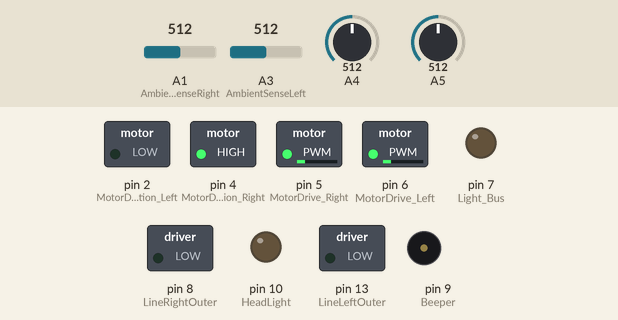
Simulated run of this sketch. Board: Arduino Uno, built with avr-gcc and run on an emulated ATmega328P. Shown: switched loads named in the sketch (green lamp = pin HIGH), output pins drawn as LEDs (lit = HIGH), buzzer (waves = sounding, pin HIGH). Inputs (shaded band) come from the test bench; at power-on: A1 (AmbientSenseRight) = 512, A3 (AmbientSenseLeft) = 512, A4 = 512, A5 = 512. Random numbers use the default seed unless the sketch sets one; pins used as bus, display or sensor lines are not drawn.

Above: at 0.15 s.
At 0.45 s:
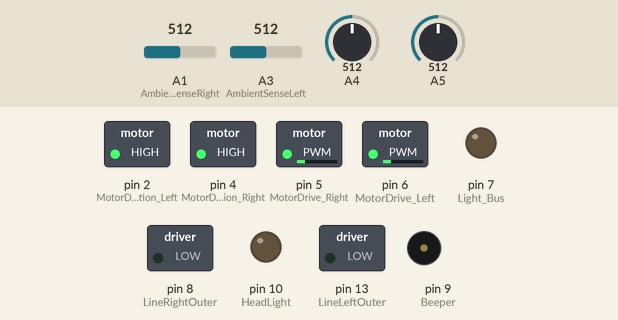
Timing chart, 0 to 3.1 s (numbered marks = the images above):
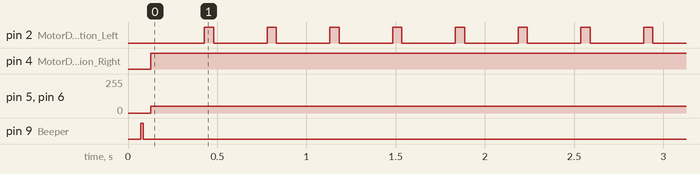

Measured:
- by itself, pin 2 (MotorDirection_Left): alternates HIGH for 0.05 s and LOW for 0.30 s
- by itself, pin 4 (MotorDirection_Right): LOW → HIGH at 0.13 s
- by itself, pin 5 (MotorDrive_Right), pin 6 (MotorDrive_Left): 0/255 → 50/255 at 0.13 s

The sketch:

WinkHardware.ino
```cpp
// (licence header left out)
#include "WinkHardware.h"
#include <Adafruit_NeoPixel.h>
#include <EEPROM.h>

// ***************************************************
// Wink Hardware Initialization
// ***************************************************

void hardwareBegin(void){//Ver. 1.0, Kevin King

  pinMode(MotorDirection_Left, OUTPUT);
  pinMode(MotorDirection_Right, OUTPUT);
  analogWrite(MotorDrive_Left,0);  //make sure motors are stopped
  analogWrite(MotorDrive_Right,0); //make sure motors are stopped
  pinMode(Beeper,OUTPUT);
  digitalWrite(Beeper, LOW);
  pinMode(HeadLight,OUTPUT);
  digitalWrite(HeadLight, LOW);
  pinMode(LineLeftOuter,OUTPUT);
  digitalWrite(LineLeftOuter, LOW);
  pinMode(LineLeftInner,OUTPUT);
  digitalWrite(LineLeftInner, LOW);
  pinMode(LineRightOuter,OUTPUT);
  digitalWrite(LineRightOuter, LOW);
  pinMode(LineRightInner,OUTPUT);
  digitalWrite(LineRightInner, LOW);
  pinMode(ExtIO, INPUT_PULLUP);
  pinMode(Light_Bus, OUTPUT);
  digitalWrite(Light_Bus, LOW);

  pinMode(Button,INPUT);
  eyesOff();
  Serial.begin(SERIAL_SPEED);

}

// ***************************************************
// End of Wink Hardware Initialization
// ***************************************************


// ***************************************************
// Wink General Functionality
// ***************************************************

char buttonPressed(void){//Ver. 1.0, Dustin Soodak
  return (digitalRead(Button)==1);  // returns 1 (or "true") if button is being pressed.
                                    // returns 0 (or "false") if not pressed.
}

void waitForButton(void){  // Ver 1.0, Kevin King
  while(!buttonPressed()){          // waits for button to be pressed
    //do nothing (while waiting for button press)
  }
}

void beep(int beepTime){  // Ver 1.0, Kevin King
  if ((lastBeep+50) > millis()){
    delay((lastBeep+70)-millis());
  }
  if (beepTime > MAX_BEEP_TIME){
    beepTime = MAX_BEEP_TIME;
  }
  if (beepTime < MIN_BEEP_TIME){
    beepTime = MIN_BEEP_TIME;
  }
  digitalWrite(Beeper, HIGH);
  delay(beepTime);
  digitalWrite(Beeper, LOW);
  lastBeep = millis();
}

void beepOn(void){
  digitalWrite(Beeper, HIGH);
}

void beepOff(void){
  digitalWrite(Beeper, LOW);
}

void accelerateMotors(int startSpeed, int finalSpeed, int duration){  // Ver 1.0 Kevin King
  int i;
  int stepCount;
  int stepTime;
  stepCount = abs(finalSpeed-startSpeed);
  stepTime = duration/stepCount;

  if (finalSpeed>startSpeed){                     //if final speed > start speed
      for (i=startSpeed; i<= finalSpeed; i++){    //start low and increment up
        motors(i,i);
        delay(stepTime);
      }
  }
  else {
      for (i=startSpeed; i>= finalSpeed; i--){   //else start high and decrement down
        motors(i,i);
        delay(stepTime);
      }
  }
}

void spinLeft(int spinSpeed){
  motors(-spinSpeed,spinSpeed);
}

void spinRight(int spinSpeed){
  motors(spinSpeed,-spinSpeed);
}

void beStill(void){
  motors(0,0);
}

void motors(int LeftMotorSpeed, int RightMotorSpeed){//Ver. 1.1, Dustin Soodak

  if(LeftMotorSpeed>MOTOR_MAX)
    LeftMotorSpeed=MOTOR_MAX;
  if(LeftMotorSpeed<-MOTOR_MAX)
    LeftMotorSpeed=-MOTOR_MAX;
  if(RightMotorSpeed>MOTOR_MAX)
    RightMotorSpeed=MOTOR_MAX;
  if(RightMotorSpeed<-MOTOR_MAX)
    RightMotorSpeed=-MOTOR_MAX;

  if(LeftMotorSpeed<0){
    digitalWrite(MotorDirection_Left,0);
    //Serial.print("left - ");
  }
  else{
    digitalWrite(MotorDirection_Left,1);
  }
  if(RightMotorSpeed<0){
    digitalWrite(MotorDirection_Right,0);
  }
  else{
    digitalWrite(MotorDirection_Right,1);
  }
  analogWrite(MotorDrive_Left,abs(LeftMotorSpeed));
  analogWrite(MotorDrive_Right,abs(RightMotorSpeed));

  presentSpeedRight = RightMotorSpeed;     //update global variables
  presentSpeedLeft = LeftMotorSpeed;       //update global variables

}

// ***************************************************
// End of Wink General Functionality
// ***************************************************


// ***************************************************
// Simple Read Functions (returns simple values for sensors)
// ***************************************************
  //returns 8-bit values (0 to 255) for sensor reads
byte simpleLightLevelRight(void){
  int level;
  char x;
  char eyesWereOn=0;
  for(x=1;x<=6;x++){
    if(eyesColor[x]>0){
      eyesWereOn=1;
      Serial.print("o");
    }
  }
  if(eyesWereOn!=0){
    eyesOff();
    delay(1);  // allow sensor to stabalize
  }
  level = analogRead(AmbientSenseRight);
  level = level/4;
  if(eyesWereOn!=0){
    eyesPrevCol();
  }
  return level;
}

byte simpleLightLevelLeft(void){
  int level;
  char x;
  char eyesWereOn=0;
  for(x=1;x<=6;x++){
    if(eyesColor[x]>0){
      eyesWereOn=1;
      Serial.print("o");
    }
  }
  if(eyesWereOn!=0){
    eyesOff();
    delay(1);  // allow sensor to stabalize
  }
  level = analogRead(AmbientSenseLeft);
  level = level/4;
  if(eyesWereOn!=0){
    eyesPrevCol();
  }
  return level;
}

  //extern char simpleLeftLightLevel(void);
  //extern char simpleCenterLightLevel(void);

// ***************************************************
// end Simple Read Functions
// ***************************************************


// ***************************************************
// Eye Functions
// ***************************************************

void eyesOff(void){//Ver. 1.0, Kevin King    //turns off a specific pixel
  setPixelRGB(0,0,0,0);                             //turn off left eye
  setPixelRGB(1,0,0,0);                             //turn off right eye
}

void leftOff(void){//Ver. 1.0, Kevin King    //turns off a specific pixel
  setPixelRGB(1,0,0,0);                             //turn off left eye
}

void rightOff(void){//Ver. 1.0, Kevin King    //turns off a specific pixel
  setPixelRGB(0,0,0,0);                             //turn off right eye
}

void eyesPrevCol(void){
  setPixelRGB(1,eyesPrevColor[1],eyesPrevColor[0],eyesPrevColor[2]);  //recall left eye color from last time it was updated
  setPixelRGB(0,eyesPrevColor[4],eyesPrevColor[3],eyesPrevColor[5]);  //recall right eye color from last time it was updated
}

void leftOn(void){
  setPixelRGB(1,eyesColor[1],eyesColor[0],eyesColor[2]);  //recall left eye color from last time it was updated
}

void rightOn(void){
  setPixelRGB(0,eyesColor[4],eyesColor[3],eyesColor[5]);  //recall right eye color from last time it was updated
}

// Make eyes a random color
void randomEyes(void){//Ver. 1.0, Kevin King             //Sets the pair of eyes to a random color
  int red, green, blue;
  red = random(120);
  green = random(120);
  blue = random(120);
  eyesRGB(red,green,blue);
}

void randomLeft(void){//Ver. 1.0, Kevin King             //Sets the pair of eyes to a random color
  int red, green, blue;
  red = random(120);
  green = random(120);
  blue = random(120);
  leftRGB(red,green,blue);
}

void randomRight(void){//Ver. 1.0, Kevin King             //Sets the pair of eyes to a random color
  int red, green, blue;
  red = random(120);
  green = random(120);
  blue = random(120);
  rightRGB(red,green,blue);
}


// Easy functions for common light colors
void eyesRed(byte brightness){
  eyesRGB(brightness,0,0);
}

void eyesGreen(byte brightness){
  eyesRGB(0,brightness,0);
}

void eyesBlue(byte brightness){
  eyesRGB(0,0,brightness);
}

void eyesPurple(byte brightness){
  byte n;
  n=brightness/2;
  eyesRGB(n,0,brightness);
}

void eyesPink(byte brightness){
  byte n;
  n=brightness/2;
  eyesRGB(brightness,0,n);
}

void eyesYellow(byte brightness){
  eyesRGB(brightness,brightness,0);
}

void eyesOrange(byte brightness){
  byte n;
  n=brightness/4;
  eyesRGB(brightness,n,0);
}

void eyesCyan(byte brightness){
  eyesRGB(0,brightness,brightness);
}

void eyesWhite(byte brightness){
  eyesRGB(brightness,brightness,brightness);
}

//left eye colors
void leftRed(byte brightness){
  leftRGB(brightness,0,0);
}

void leftGreen(byte brightness){
  leftRGB(0,brightness,0);
}

void leftBlue(byte brightness){
  leftRGB(0,0,brightness);
}

void leftPurple(byte brightness){
  byte n;
  n=brightness/2;
  leftRGB(n,0,brightness);
}

void leftPink(byte brightness){
  byte n;
  n=brightness/2;
  leftRGB(brightness,0,n);
}

void leftYellow(byte brightness){
  leftRGB(brightness,brightness,0);
}

void leftOrange(byte brightness){
  byte n;
  n=brightness/4;
  leftRGB(brightness,n,0);
}

void leftCyan(byte brightness){
  leftRGB(0,brightness,brightness);
}

void leftWhite(byte brightness){
  leftRGB(brightness,brightness,brightness);
}

//right eye colors
void rightRed(byte brightness){
  rightRGB(brightness,0,0);
}

void rightGreen(byte brightness){
  rightRGB(0,brightness,0);
}

void rightBlue(byte brightness){
  rightRGB(0,0,brightness);
}

void rightPurple(byte brightness){
  byte n;
  n=brightness/2;
  rightRGB(n,0,brightness);
}

void rightPink(byte brightness){
  byte n;
  n=brightness/2;
  rightRGB(brightness,0,n);
}

void rightYellow(byte brightness){
  rightRGB(brightness,brightness,0);
}

void rightOrange(byte brightness){
  byte n;
  n=brightness/4;
  rightRGB(brightness,n,0);
}

void rightCyan(byte brightness){
  rightRGB(0,brightness,brightness);
}

void rightWhite(byte brightness){
  rightRGB(brightness,brightness,brightness);
}

/// lower level functions to control eyes
void eyesRGB(byte red, byte green, byte blue){//Ver. 1.0, Kevin King     //makes eyes the given color, automatically calls refreshPixels()
  updateEyesPrevColor();
  setPixelRGB(1,green,red,blue);                            //set left eye
  setPixelRGB(0,green,red,blue);                            //set right eye
  eyesColor[0]=red; eyesColor[1]=green; eyesColor[2]=blue;  //save present left eye color to holding array eyesColor
  eyesColor[3]=red; eyesColor[4]=green; eyesColor[5]=blue;  //save present right eye color to holding array eyesColor
}

void leftEye(byte Red, byte Green, byte Blue){//Ver. 1.0, Kevin King     //makes left eye the given color, automatically calls refreshPixels()
  updateEyesPrevColor();
  setPixelRGB(1,Green,Red,Blue);                            //set left eye
  eyesColor[0]=Red; eyesColor[1]=Green; eyesColor[2]=Blue;  //save present left eye color to holding array eyesColor
}

void rightEye(byte Red, byte Green, byte Blue){//Ver. 1.0, Kevin King     //makes right eye the given color, automatically calls refreshPixels()
  updateEyesPrevColor();
  setPixelRGB(0,Green,Red,Blue);                            //set right eye
  eyesColor[3]=Red; eyesColor[4]=Green; eyesColor[5]=Blue;  //save present right eye color to holding array eyesColor
}

void leftRGB(byte Red, byte Green, byte Blue){//Ver. 1.0, Kevin King     //makes left eye the given color, automatically calls refreshPixels()
  updateEyesPrevColor();
  setPixelRGB(1,Green,Red,Blue);                            //set left eye
  eyesColor[0]=Red; eyesColor[1]=Green; eyesColor[2]=Blue;  //save present left eye color to holding array eyesColor
}

void rightRGB(byte Red, byte Green, byte Blue){//Ver. 1.0, Kevin King     //makes right eye the given color, automatically calls refreshPixels()
  updateEyesPrevColor();
  setPixelRGB(0,Green,Red,Blue);                            //set right eye
  eyesColor[3]=Red; eyesColor[4]=Green; eyesColor[5]=Blue;  //save present right eye color to holding array eyesColor
}

void updateEyesPrevColor(void){
  char index;
  for(index=0;index<6;index++){
    if(eyesPrevColor[index]!=eyesColor[index])eyesPrevColor[index]=eyesColor[index];
  }
  //if(eyesPrevColor[1]!=eyesColor[1])eyesPrevColor[1]=eyesColor[1];
  //eyesPrevColor[0]=eyesColor[0]; eyesPrevColor[1]=eyesColor[1]; eyesPrevColor[2]=eyesColor[2];  //save present left eye color to holding array eyesPrevColor
  //eyesPrevColor[3]=eyesColor[3]; eyesPrevColor[4]=eyesColor[4]; eyesPrevColor[5]=eyesColor[5];  //save present right eye color to holding array eyesPrevColor
}

// ***************************************************
// end Eye Functions
// ***************************************************


// ***************************************************
// Wink Eye "NeoPixel" Functions
// ***************************************************

// These functions use the Adafruit NeePixel Libraray https://github.com/adafruit/Adafruit_NeoPixel

Adafruit_NeoPixel pixels = Adafruit_NeoPixel(NUM_PIXELS, Light_Bus, NEO_GRB + NEO_KHZ800);

void setPixelRGB(int Pixel, int Red, int Green, int Blue){//Ver. 1.0, Dustin Soodak
  if(Pixel>1)
    Pixel=1;
  if(Pixel<0)
    Pixel=0;
  pixels.setPixelColor(Pixel, pixels.Color(Red,Green,Blue));
  pixels.show();
}

void setAllPixelsRGB(int Red, int Green, int Blue){//Ver. 1.0, Dustin Soodak
  char i;
  for(i=0;i<NUM_PIXELS;i++){
    pixels.setPixelColor(i, pixels.Color(Red,Green,Blue));
  }
  pixels.show();
}

void refreshPixels(void){//Ver. 1.0, Dustin Soodak
  pixels.show();
}

// ***************************************************
// End of Wink Eye "NeoPixel" Functions
// ***************************************************


// ***************************************************
// IR
// ***************************************************

void TxIR(unsigned char *Data, int Length){//Ver. 1.2, Dustin Soodak
    int i;
    char j;
    const uint16_t Freq=38000,UsOn=10; //For R2=2k pull up, 8 us delay before pin falls. Inputs (28000,5) give a decent square wave in this case.
    RxIRStop();
    //EnableIROutputs(1);
    ModulateIR(Freq,UsOn);    //start sending 38 kHz carrier
    delayMicroseconds(9000);
    //EnableIROutputs(0);               //EnableIROutputs(0) turns off IR 38khz out but this makes receiver voltage go high.
    ModulateIR(Freq, 0);      //stop sending 38 kHz carrier
    delayMicroseconds(4500);
    //EnableIROutputs(1);
    ModulateIR(Freq,UsOn);    //start sending 38 kHz carrier
    delayMicroseconds(455); //520
    for(i=0;i<Length;i++){
      for(j=0;j<8;j++){
        //EnableIROutputs(0);
        ModulateIR(Freq, 0);      //stop sending 38 kHz carrier
        if((Data[i])&(1<<j))
          delayMicroseconds(1620);  //1610
        else
          delayMicroseconds(510);   //580
        //EnableIROutputs(1);
        ModulateIR(Freq,UsOn);    //start sending 38 kHz carrier
        delayMicroseconds(455);  //520
      }
    }//end for(i=0;i<Length;i++)
    //ModulateIR(38000, 0);
    ModulateIR(Freq, 0);      //stop sending 38 kHz carrier
    //EnableIROutputs(1);
}//end TxIR()

void ModulateIR(unsigned int Frequency, unsigned int OnTime){//Ver. 1.0, Dustin Soodak
  //ModulateIR(38000,6) seems to produce best square wave for 38kHz.
  //Frequency is in Hz
  //OnTime is in units of UsOn
  uint16_t temp;
  uint16_t period,dutycycle;
  uint8_t prescalerbits;
  if(OnTime>100)
    OnTime=100;
  if (F_CPU/Frequency/2>=0x10000){
    if(F_CPU/Frequency/2>=0x10000*8){
        prescalerbits=0b011;//prescaler 64
        period=F_CPU/Frequency/(2*16);
        dutycycle=F_CPU/1000000*OnTime/2/64;
    }
    else{
      prescalerbits = 0b010;// prescaler 8
      period=F_CPU/Frequency/(2*8);
      dutycycle=F_CPU/1000000*OnTime/2/8;
    }
  }
  else{
    prescalerbits = 0b001;  //on but no prescaling
    period=F_CPU/Frequency/(2*1);
    dutycycle=F_CPU/1000000*OnTime/2/1;
  }
  if(OnTime==0){
    TCCR1A=0;
    TCCR1B=0;
    pinMode(Beeper,INPUT);

    //Serial.println("off");
  }
  else{
    TCCR1B&=~0b00000111;//turn off timer
    ICR1=period;
    OCR1B=dutycycle;
    TCCR1A = (0b10<<4) | 0b10;//COM1B1 COM1B0, and WGM11 WGM10
    TCCR1B = (0b10<<3) | prescalerbits;//WGM13 WGM12, and off/(on with prescaler)
  }
}

void TxIRKey(byte key){//Ver. 1.0, Kevin King
  if(key<1){
    // do nothing
  }
  else if(key>21){
    // do nothing
  }
  else{     // actually send IR key if it was within correct range
  key-=1;   //subract 1 from key number so it matches array IRRemoteButtons
  irData[0]=0x00;irData[1]=0xFF;     // all remote keys begin with 0x00, 0xFF
  irData[2]=IRRemoteButtons[key][0]; // add 3rd value
  irData[3]=IRRemoteButtons[key][1]; // add 4th value
  TxIR(irData,4);                    // actually transmit via any enabled IR sources
  }
}//end TxIRKey()

int IRTransitionCount=0;
char IRBitNum=0,IRByte=0,IRNumOfBytes=0;
unsigned char IRBytes[20];
uint16_t IRPrevTime=0,IRTime;
uint32_t MsAtLastIR=0;//used for end of communication timeout
volatile char IRReceiving=0;
char IRActive=0;
char IRMaxByteCount=4;


void RxIRRestart(char BytesToLookFor){//Ver. 1.2, Dustin Soodak
  int i;
  detachInterrupt(1);//interrupt 1 is I/O 3 which is _38kHz_R
  TCCR1A = 0x00;          // COM1A1=0, COM1A0=0 => Disconnect Pin OC1 from Timer/Counter 1 -- PWM11=0,PWM10=0 => PWM Operation disabled
  // ICNC1=0 => Capture Noise Canceler disabled -- ICES1=0 => Input Capture Edge Select (not used) -- CTC1=0 => Clear Timer/Counter 1 on Compare/Match
  // CS12=0 CS11=1 CS10=1 => Set prescaler to clock/64
  TCCR1B = 0x03;          // 8MHz clock with prescaler 0x03 means TCNT1 increments every 8uS
  // ICIE1=0 => Timer/Counter 1, Input Capture Interrupt Enable -- OCIE1A=0 => Output Compare A Match Interrupt Enable -- OCIE1B=0 => Output Compare B Match Interrupt Enable
  // TOIE1=0 => Timer 1 Overflow Interrupt Enable
  TIMSK1 = 0x00;
  pinMode(_38kHz_Rx, INPUT_PULLUP);
  IRReceiving=0;
  IRTransitionCount=0;
  IRPrevTime=0;
  MsAtLastIR=0;IRBitNum=0;IRByte=0;IRNumOfBytes=0;
  IRActive=1;
  IRMaxByteCount=BytesToLookFor;
  attachInterrupt(1, IRHandler, CHANGE);//interrupt 1 is I/O 3 which is _38kHz_Rx
}
void RxIRStop(void){//Ver. 1.2, Dustin Soodak
  detachInterrupt(1);//interrupt 1 is I/O 3 which is _38kHz_Rx
  TCCR1B=0;//turn off timer
  pinMode(_38kHz_Rx, INPUT_PULLUP);

  MsAtLastIR=0;//so IRHandler() recognizes it as first falling edge of next transition
  IRReceiving=0;
  IRActive=0;
  IRTransitionCount=0;//so IsIRDone() does not expect anything just because RxIRStop() called.
}

// Infrared transmit and recieve functions are based on:
//http://playground.arduino.cc/Code/InfraredReceivers by Paul Malmsten
//https://github.com/z3t0/Arduino-IRremote by Ken Shirriff

void IRHandler(void){//Ver. 2.0, Dustin Soodak, Kevin King
  //using interrupt 1 is I/O 3 which is _38kHz_Rx
  int16_t dTime;
  char Level;
  noInterrupts();
  IRTime=TCNT1;

  Level=digitalRead(_38kHz_Rx);

  if(!Level){//note; 38khz IR signal makes level go low
    IRReceiving=1;
  }
  if((millis()-MsAtLastIR>15) && (IRNumOfBytes<IRMaxByteCount)) {//should never be more than 9 inside valid signal
    TCNT1=0;
    IRPrevTime=0;
    IRTransitionCount=0;
    IRBitNum=0;IRNumOfBytes=0;IRByte=0;
    //IRReceiving=1;
  }
  else{
    if(IRTime>IRPrevTime)
      dTime=IRTime-IRPrevTime;
    else
      dTime=0xFFFF-IRPrevTime+1+IRTime;
    IRPrevTime=IRTime;
    dTime=dTime<<3;
    if(IRTransitionCount>=3 && (IRTransitionCount&1)){//should be high
      if(dTime>1000){
        IRByte|=(1<<IRBitNum);
      }
      if(dTime<300){//error
         IRNumOfBytes=0;
         IRReceiving=0;
      }
      IRBitNum++;
      if(IRBitNum>7){
        if(IRNumOfBytes<IRMaxByteCount){
          IRBytes[IRNumOfBytes]=IRByte;
          IRNumOfBytes++;
        }
        else{
           IRReceiving=0;
        }
        IRBitNum=0;
        IRByte=0;
      }
    }
    IRTransitionCount++;
  }
  MsAtLastIR=millis();
  interrupts();
}

char IsIRDone(void){//Ver. 1.0, Dustin Soodak
  return ((millis()-MsAtLastIR>40 || IRNumOfBytes==IRMaxByteCount) && IRTransitionCount);
}

//Note: first and second bytes are always 0x00 and 0xFF. IRRemoteButtons[] contains the third and fourth bytes.
const byte IRRemoteButtons[][2]={
  {0x0C,0xF3},//"1" key: 1
  {0x18,0xE7},//"2" key: 2
  {0x5E,0xA1},//"3" key: 3
  {0x08,0xF7},//"4" key: 4
  {0x1C,0xE3},//"5" key: 5
  {0x5A,0xA5},//"6" key: 6
  {0x42,0xBD},//"7" key: 7
  {0x52,0xAD},//"8" key: 8
  {0x4A,0xB5},//"9" key: 9
  {0x16,0xE9},//"0" key: 10
  {0x40,0xBF},//"FORWARD" key: 11
  {0x07,0xF8},//"LEFT" key: 12
  {0x09,0xF6},//"RIGHT" key: 13
  {0x19,0xE6},//"BACKWARD" key: 14
  {0x45,0xBA},//"POWER" key: 15
  {0x46,0xB9},//"PLUM LOGO" key: 16
  {0x47,0xB8},//"MENU" key: 17
  {0x44,0xBB},//"A" key: 18
  {0x43,0xBC},//"B" key: 19
  {0x15,0xEA},//"PLAY" key: 20
  {0x0D,0xF2}//"X" key: 21
};
byte GetIRButton(void){//Ver. 2.0, Dustin Soodak, Kevin King
  byte ButtonNumber=0,i;

    for(i=0;i<sizeof(IRRemoteButtons)/2;i++){
      if(IRBytes[2]==IRRemoteButtons[i][0] && IRBytes[3]==IRRemoteButtons[i][1]){
        ButtonNumber=i+1;
        break;
      }
    }

    return ButtonNumber;       //return the button number that was pressed

}// end GetIRButton()

// ***************************************************
// end IR
// ***************************************************


// ***************************************************
// Timer
// ***************************************************

int32_t Timer_InitTime=0,Timer_StoppedTime=0;
char Timer_Running=0;
int32_t GetTime(void){//Ver. 1.0, Dustin Soodak
  if(Timer_Running){
    return millis()-(uint32_t)Timer_InitTime;
  }
  else
    return Timer_StoppedTime;
}
void RestartTimer(void){//Ver. 1.0, Dustin Soodak
  Timer_InitTime=millis();
  Timer_Running=1;
}
void StopTimer(void){//Ver. 1.0, Dustin Soodak
  if(Timer_Running){
    Timer_StoppedTime=millis()-(uint32_t)Timer_InitTime;
    Timer_Running=0;
  }
}

// ***************************************************
// end Timer
// ***************************************************
```

Source omitted: FunStuff.h (1838 bytes), FunStuff.ino (1382 bytes), HW1_4_cat.ino (6756 bytes), WinkHardware.h (9714 bytes)
